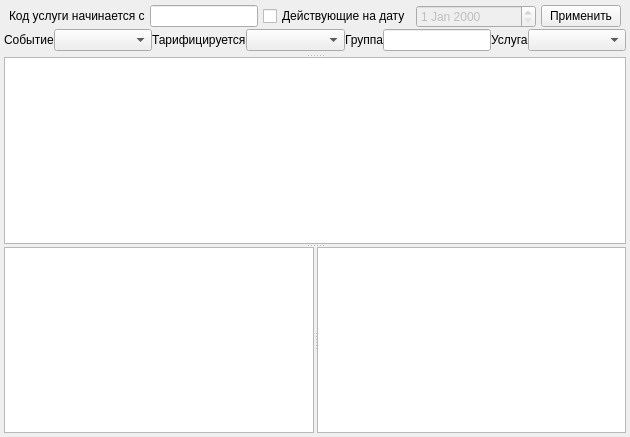
          <widget class="QWidget" name="tabTariff">
           <attribute name="title">
            <string>Тариф</string>
           </attribute>
           <layout class="QGridLayout" name="gridLayout_4">
            <property name="margin">
             <number>4</number>
            </property>
            <property name="spacing">
             <number>4</number>
            </property>
            <item row="0" column="0">
             <widget class="QSplitter" name="splitter_2">
              <property name="orientation">
               <enum>Qt::Vertical</enum>
              </property>
              <property name="handleWidth">
               <number>3</number>
              </property>
              <widget class="QWidget" name="pnlTariffFilter" native="true">
               <property name="minimumSize">
                <size>
                 <width>0</width>
                 <height>50</height>
                </size>
               </property>
               <property name="maximumSize">
                <size>
                 <width>16777215</width>
                 <height>30</height>
                </size>
               </property>
               <layout class="QVBoxLayout" name="verticalLayout_2">
                <property name="spacing">
                 <number>0</number>
                </property>
                <property name="margin">
                 <number>0</number>
                </property>
                <item>
                 <layout class="QHBoxLayout" name="horizontalLayout">
                  <property name="spacing">
                   <number>5</number>
                  </property>
                  <property name="leftMargin">
                   <number>5</number>
                  </property>
                  <property name="rightMargin">
                   <number>5</number>
                  </property>
                  <item>
                   <widget class="QLabel" name="lblCode">
                    <property name="sizePolicy">
                     <sizepolicy hsizetype="Maximum" vsizetype="Fixed">
                      <horstretch>0</horstretch>
                      <verstretch>0</verstretch>
                     </sizepolicy>
                    </property>
                    <property name="sizeIncrement">
                     <size>
                      <width>0</width>
                      <height>0</height>
                     </size>
                    </property>
                    <property name="baseSize">
                     <size>
                      <width>0</width>
                      <height>0</height>
                     </size>
                    </property>
                    <property name="text">
                     <string>Код услуги начинается с</string>
                    </property>
                   </widget>
                  </item>
                  <item>
                   <widget class="QLineEdit" name="edtCode">
                    <property name="sizePolicy">
                     <sizepolicy hsizetype="Preferred" vsizetype="Fixed">
                      <horstretch>3</horstretch>
                      <verstretch>0</verstretch>
                     </sizepolicy>
                    </property>
                    <property name="sizeIncrement">
                     <size>
                      <width>0</width>
                      <height>0</height>
                     </size>
                    </property>
                    <property name="baseSize">
                     <size>
                      <width>0</width>
                      <height>0</height>
                     </size>
                    </property>
                   </widget>
                  </item>
                  <item>
                   <widget class="QCheckBox" name="chkFilterDate">
                    <property name="sizePolicy">
                     <sizepolicy hsizetype="Maximum" vsizetype="Fixed">
                      <horstretch>0</horstretch>
                      <verstretch>0</verstretch>
                     </sizepolicy>
                    </property>
                    <property name="sizeIncrement">
                     <size>
                      <width>1</width>
                      <height>0</height>
                     </size>
                    </property>
                    <property name="baseSize">
                     <size>
                      <width>1</width>
                      <height>0</height>
                     </size>
                    </property>
                    <property name="text">
                     <string>Действующие на дату</string>
                    </property>
                   </widget>
                  </item>
                  <item>
                   <widget class="CDateEdit" name="edtFilterDate">
                    <property name="enabled">
                     <bool>false</bool>
                    </property>
                    <property name="sizePolicy">
                     <sizepolicy hsizetype="Preferred" vsizetype="Fixed">
                      <horstretch>1</horstretch>
                      <verstretch>0</verstretch>
                     </sizepolicy>
                    </property>
                    <property name="minimumSize">
                     <size>
                      <width>120</width>
                      <height>0</height>
                     </size>
                    </property>
                    <property name="sizeIncrement">
                     <size>
                      <width>0</width>
                      <height>0</height>
                     </size>
                    </property>
                    <property name="baseSize">
                     <size>
                      <width>0</width>
                      <height>0</height>
                     </size>
                    </property>
                   </widget>
                  </item>
                  <item>
                   <widget class="QPushButton" name="btnApplyFilter">
                    <property name="sizePolicy">
                     <sizepolicy hsizetype="Maximum" vsizetype="Fixed">
                      <horstretch>0</horstretch>
                      <verstretch>0</verstretch>
                     </sizepolicy>
                    </property>
                    <property name="sizeIncrement">
                     <size>
                      <width>1</width>
                      <height>0</height>
                     </size>
                    </property>
                    <property name="baseSize">
                     <size>
                      <width>1</width>
                      <height>0</height>
                     </size>
                    </property>
                    <property name="text">
                     <string>Применить</string>
                    </property>
                   </widget>
                  </item>
                 </layout>
                </item>
                <item>
                 <layout class="QHBoxLayout" name="horizontalLayout_2">
                  <item>
                   <widget class="QLabel" name="lblEventType">
                    <property name="sizePolicy">
                     <sizepolicy hsizetype="Fixed" vsizetype="Preferred">
                      <horstretch>0</horstretch>
                      <verstretch>0</verstretch>
                     </sizepolicy>
                    </property>
                    <property name="text">
                     <string>Событие</string>
                    </property>
                   </widget>
                  </item>
                  <item>
                   <widget class="CRBComboBox" name="cmbEventType"/>
                  </item>
                  <item>
                   <widget class="QLabel" name="lblTariffType">
                    <property name="sizePolicy">
                     <sizepolicy hsizetype="Fixed" vsizetype="Preferred">
                      <horstretch>0</horstretch>
                      <verstretch>0</verstretch>
                     </sizepolicy>
                    </property>
                    <property name="text">
                     <string>Тарифицируется</string>
                    </property>
                   </widget>
                  </item>
                  <item>
                   <widget class="QComboBox" name="cmbTariffType"/>
                  </item>
                  <item>
                   <widget class="QLabel" name="lblTariffBatch">
                    <property name="sizePolicy">
                     <sizepolicy hsizetype="Fixed" vsizetype="Preferred">
                      <horstretch>0</horstretch>
                      <verstretch>0</verstretch>
                     </sizepolicy>
                    </property>
                    <property name="text">
                     <string>Группа</string>
                    </property>
                   </widget>
                  </item>
                  <item>
                   <widget class="QLineEdit" name="edtTariffBatch">
                    <property name="sizePolicy">
                     <sizepolicy hsizetype="Preferred" vsizetype="Fixed">
                      <horstretch>0</horstretch>
                      <verstretch>0</verstretch>
                     </sizepolicy>
                    </property>
                    <property name="maxLength">
                     <number>100</number>
                    </property>
                   </widget>
                  </item>
                  <item>
                   <widget class="QLabel" name="lblService">
                    <property name="sizePolicy">
                     <sizepolicy hsizetype="Fixed" vsizetype="Preferred">
                      <horstretch>0</horstretch>
                      <verstretch>0</verstretch>
                     </sizepolicy>
                    </property>
                    <property name="text">
                     <string>Услуга</string>
                    </property>
                   </widget>
                  </item>
                  <item>
                   <widget class="CRBServiceComboBox" name="cmbService"/>
                  </item>
                 </layout>
                </item>
               </layout>
              </widget>
              <widget class="CInDocTableView" name="tblTariffs">
               <property name="selectionBehavior">
                <enum>QAbstractItemView::SelectRows</enum>
               </property>
              </widget>
              <widget class="QWidget" name="pnlTariff" native="true">
               <layout class="QGridLayout" name="gridLayout">
                <property name="margin">
                 <number>0</number>
                </property>
                <property name="spacing">
                 <number>0</number>
                </property>
                <item row="0" column="0">
                 <widget class="QSplitter" name="splitter">
                  <property name="orientation">
                   <enum>Qt::Horizontal</enum>
                  </property>
                  <property name="handleWidth">
                   <number>3</number>
                  </property>
                  <property name="childrenCollapsible">
                   <bool>false</bool>
                  </property>
                  <widget class="CInDocTableView" name="tblTariffExpense"/>
                  <widget class="CInDocTableView" name="tblTariffAttach"/>
                 </widget>
                </item>
               </layout>
              </widget>
             </widget>
            </item>
           </layout>
          </widget>
